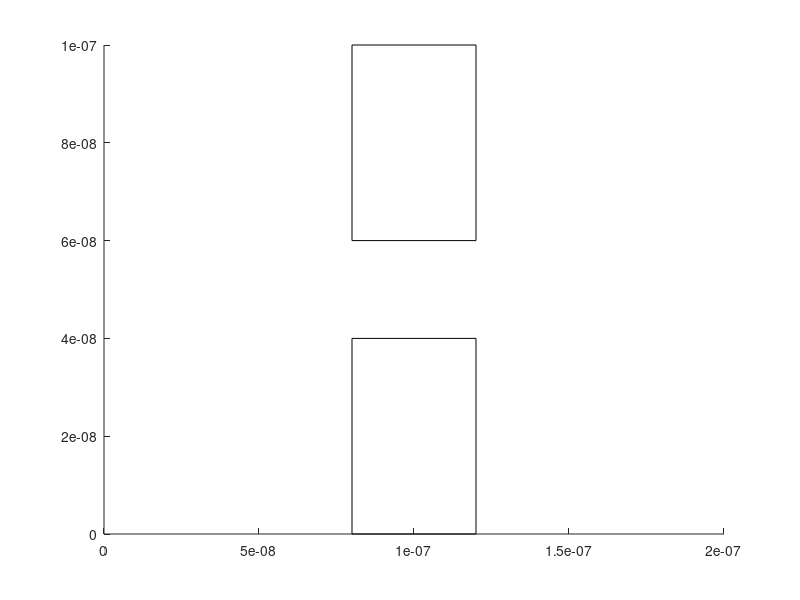

Write MATLAB code to recreate this figure. (Note: this script raises an error after producing the figure.)
clearvars; close all; clc
set(0,'DefaultFigureWindowStyle','docked')
nx = 100;
ny = 50;
f = zeros(1,nx*ny);
G = sparse(ny*nx);
M = zeros(nx,ny);
l = 100e-9;
w = 200e-9;
sigma = ones(nx,ny);
xx = linspace(0,l,nx);
yy = linspace(0,w,ny);
T = 300;
q = 1.602e-19;
n_elec = 1*10e13;
kb = 1.38064852*10^-23;
kt = 1.38064852*10^-23*T;
m = (9.10938356*10^-31)*0.26;
vth = sqrt(2*kt/m);
width = 200e-9;
height = 100e-9;
numberofelectrons = 1000;
xp = zeros(numberofelectrons,1);
x = (width).*rand(numberofelectrons,1);
y = (0.55e-7-0.45e-7).*rand(numberofelectrons,1)+0.45e-7;
yp = zeros(numberofelectrons,1);
Nt = 1000;
tmn = 0.2e-12;
dt = (1/200)*(width/vth) ;
sample = randi(numberofelectrons,numberofelectrons,1);
  


for i = 1:nx
   for j = 1:ny
    if xx(i)> l*0.3 & xx(i)< l*0.65 & (yy(j)< w*0.3 | yy(j)> w*0.6)
        sigma(i,j) = 10e-2;
    end
   end
end

    

for i = 1:nx 
        for j = 1:ny
        n = j +(i-1)*ny;
        nxm = j + (i-2)*ny;
        nxp = j + (i)*ny;
        nyp = (j+1) + (i-1)*ny; 
        nym = (j-1) +(i-1)*ny;
        
            if i == 1
            G(n,n) = sigma(i,j);
            f(n) = 1;
            
            elseif i == nx
            G(n,n) = sigma(i,j);   
            
            elseif j == 1 %bottom   
            G(n,nxp) = sigma(i+1,j);
            G(n,nxm) = sigma(i-1,j);
            G(n,nyp) = sigma(i,j+1);
            G(n,n) = -(G(n,nxp)+G(n,nxm)+G(n,nyp));
            
            elseif j == ny %top
            G(n,nxp) = sigma(i+1,j);
            G(n,nxm) = sigma(i-1,j);
            G(n,nym) = sigma(i,j-1);
            G(n,n) = -(G(n,nxp)+G(n,nxm)+G(n,nym));
          
            else 
            G(n,nxp) = sigma(i+1,j);
            G(n,nxm) = sigma(i-1,j);
            G(n,nym) = sigma(i,j-1);
            G(n,nyp) = sigma(i,j+1);
            G(n,n) = -(G(n,nxp)+G(n,nxm)+G(n,nym)+G(n,nyp));
            end           
        end
    end    
V = G\f';

    for i = 1:nx
        for j = 1:ny
            n = j + (i-1)*ny;
            M(i,j) = V(n);
        end
       % surf(M,'linestyle','none')  
    end
    
[Ex,Ey] = gradient(M);

Fx = (Ex)*(1.602e-19);
Fy = (Ey)*(1.602e-19);
ax = Fx/m; 
ay= Fy/m; 

%maxwell-boltzmann distribution
vx = randn(numberofelectrons,1) *vth/sqrt(2);
vy = randn(numberofelectrons,1) *vth/sqrt(2);
vx_thermalized = randn(numberofelectrons,1) *vth/sqrt(2);
vy_thermalized = randn(numberofelectrons,1) *vth/sqrt(2);

boxes = {};
boxes{1}.X = [0.8 0.4]*1e-7;
boxes{1}.Y = [0.6 0.4]*1e-7;
boxes{2}.X = [0.8 0.4]*1e-7;
boxes{2}.Y = [0 0.4]*1e-7;

%retangle(xmin ymin howwide howlong)
for z = 1:2
hold on
rectangle('position',[boxes{z}.X(1), boxes{z}.Y(1),boxes{z}.X(2),boxes{z}.Y(2)])
axis([0 width 0 height])
end

for t =1:Nt  
    %position calculations 
    xp = x;
    yp = y;
   
    xbin = discretize(x,nx);
    ybin = discretize(y,ny);
    
    axp = zeros(numberofelectrons,1);
    ayp = zeros(numberofelectrons,1);
 
    for i = 1:numberofelectrons
        axp(i) = ax(xbin(i),ybin(i));
        ayp(i) = ay(xbin(i),ybin(i));
    end

    x = x + vx*dt+(1/2)*(axp)*(dt^2) ;
    y = y + vy*dt+(1/2)*(ayp)*(dt^2)  ;
    
    vx = vx + axp*dt;
    vy = vy + ayp*dt;

    %scattering probabilty
    Pscat = 1-exp(-dt/tmn);
    scat = Pscat > rand(numberofelectrons,1);
    vx(scat) = vx_thermalized(scat);
    vy(scat) = vy_thermalized(scat);
      
    %Boundary conditions 
    %inside top and bottom box
    InTopBox = x < 1.2e-7 & x > 0.8e-7 & y > 0.6e-7;
    InBotBox = x < 1.2e-7 & x > 0.8e-7 & y < 0.4e-7;
    
    %right and left of the boxes
    reflectxtopright = xp > 1.2e-7 & yp > 0.6e-7;
    reflextxtopleft = xp < 0.8e-7 & yp > 0.6e-7;
    reflectxbotright = xp > 1.2e-7 & yp < 0.4e-7;
    reflextxbotleft = xp < 0.8e-7 & yp < 0.4e-7;
    reflectmiddle = xp < 1.2e-7 & xp > 0.8e-7;

    %reverse xspeed for topbox 
    vx(reflectxtopright & InTopBox) = -vx(reflectxtopright & InTopBox);
    vx(reflextxtopleft & InTopBox) = -vx(reflextxtopleft & InTopBox);
   
    %reverse xspeed for bottom box
    vx(reflectxbotright & InBotBox) = -vx(reflectxbotright & InBotBox);
    vx(reflextxbotleft & InBotBox) = -vx(reflextxbotleft & InBotBox);
    
    %reverse x for bottom box
    x(reflectxbotright & InBotBox) = xp(reflectxbotright & InBotBox);
    x(reflextxbotleft & InBotBox) = xp(reflextxbotleft & InBotBox);
    
    %reverse x for top box
    x(reflectxtopright & InTopBox) = xp(reflectxtopright & InTopBox);
    x(reflextxtopleft & InTopBox) = xp(reflextxtopleft & InTopBox);
    
    %reverse y for top and bottom box
    y(reflectxbotright & InBotBox) = yp(reflectxbotright & InBotBox);
    y(reflextxbotleft & InBotBox) = yp(reflextxbotleft & InBotBox);
    y(reflectxtopright & InTopBox) = yp(reflectxtopright & InTopBox);
    y(reflextxtopleft & InTopBox) = yp(reflextxtopleft & InTopBox);
    
    %reverse yspeed and y for middle 
    vy(reflectmiddle & (InTopBox|InBotBox)) = -vy(reflectmiddle & (InTopBox|InBotBox));
    y(reflectmiddle & (InTopBox|InBotBox)) = yp(reflectmiddle & (InTopBox|InBotBox));

    %periodic boundary condition
    xp(x>width) = xp(x>width)-width;
    x(x>width) = x(x>width)-width;
    xp(x<0) = xp(x<0)+width;
    x(x<0) = x(x<0)+width;
     

   %particle hitting top and bottom
   vy(y>height) = -vy(y>height);
   vy(y<0) = -vy(y<0);
    
   
    v_ave(t) = sum(sqrt((vx.^2)+(vy.^2)))/n;
                            % 3D: C elec/m^3 m/s = A/m^2
                            %     I = J*Area
    Jx = q*n_elec*v_ave;   % 2D: C elec/m^2 m/s = A/m
    I = Jx*width;           %     I = J*Width
    % n_particle = num of particles/L*W
    % simple example 3D:
    % n_elec = 100 elec/unit vol
    % n_particles = 10 particles/unit vol
    % elec/particle = 10
   
 
    %ploting 
    for i = 1:numberofelectrons
       plot([xp(i),x(i)],[yp(i),y(i)],'Seriesindex',i)
        hold on 
    end
    
     pause(0.1)
end
 


binx = ceil(x*nx/width);   % 100nm -> bin 5
% ->     [ 1, 4, 7, 7 .. bin_of_last_part ]
biny = ceil(y*ny/height);

for  i=1:nx
    for j = 1:ny
    match = binx==i & biny==j;
    ebox(i,j) = sum(match);
    end
end




for  i=1:nx
    for j = 1:ny
    match = binx==i & biny==j;
    temperature(i,j) = sum(((sqrt(((vx(match)).^2)+((vy(match)).^2))*m)/2)/kb);
    end
end




z = 1:1:Nt;
figure(2)
surf(ebox)
title('Density')
figure(3)
plot(z,I)
title('Time vs Current')
figure(4)
quiver(Ex,Ey)
figure(5)
surf(temperature)
title('Temperature')
figure(6)
surf(M,'linestyle','none')  
figure(7)
surf(sigma)  
